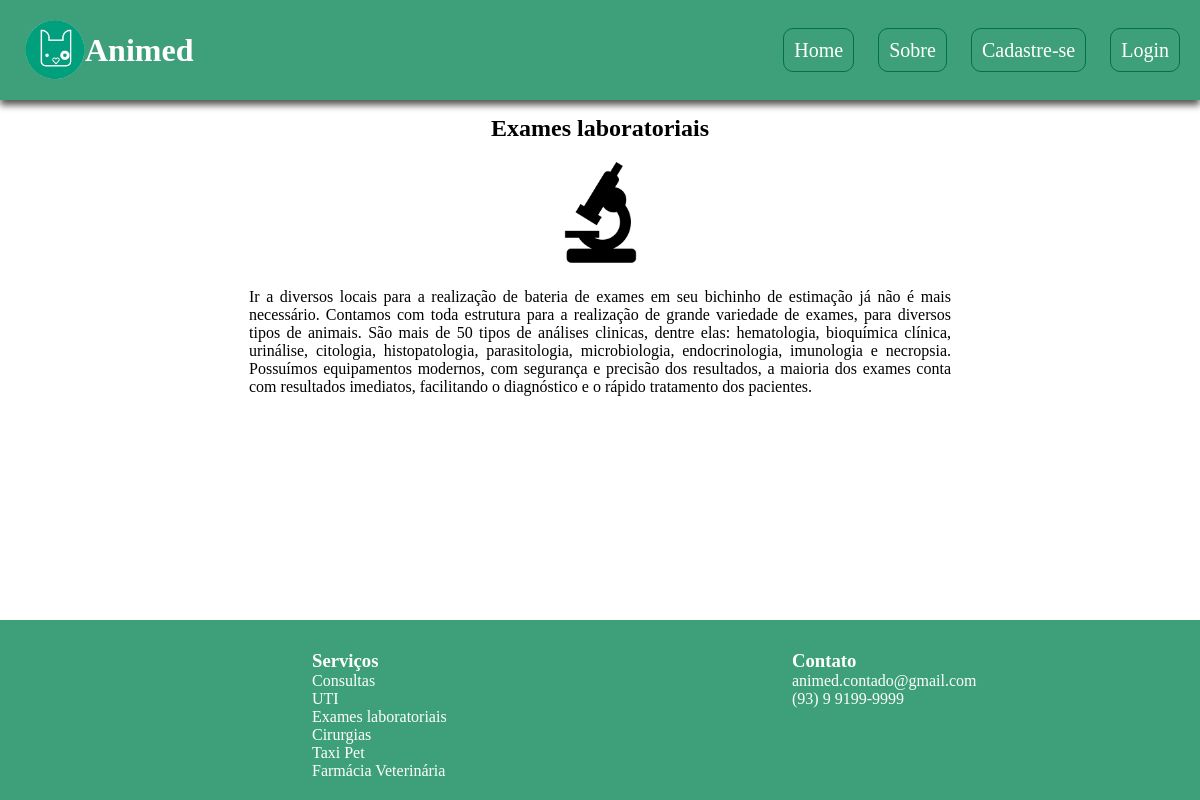
The app's page /servicos.php?type=3 with its own data.
### tables this page shows
CREATE TABLE `servicos` (
  `id` int NOT NULL,
  `nome` varchar(20) NOT NULL,
  `descricao` text NOT NULL,
  `imagem` varchar(100) NOT NULL
);

### servicos.php (the view, shortened to what this page needs)
<?php
  include('conexao.php');
  $id_page = $_GET['type'];
  $sql_code = "SELECT * FROM servicos WHERE id = '$id_page';";
  $sql_query = $mysqli->query($sql_code) or die("Falha na execução do código SQL:" . $mysqli->error);
  if($sql_query->num_rows == 1){
    $page = $sql_query->fetch_assoc();
    $nome_page = $page['nome'];
    $descricao_page = $page['descricao'];
    $imagem_page = $page['imagem'];
  } else{
    header("Location: index.php");
  }
?>
<!DOCTYPE html>
<html lang="en">
  <head>
    <link rel="stylesheet" href="style.css">
  </head>
  <body>
    <?php include('components/header.php'); ?>
    <main>
      <div class="box">
        <div class="descricao">
          <h2><?php echo $nome_page?></h2>
          <img src="<?php echo $imagem_page?>" class="img-serv" />
          <div class="text">
            <p><?php echo $descricao_page?></p>
          </div>
        </div>
      </div>
    </main>
    <?php include('components/footer.php');?>
  </body>
</html>

### components/footer.php
<footer>
    <ul>
      <li id="servicos">
        <h3>Serviços</h3>
        <ul>
          <?php
            $sql_code = "SELECT nome FROM servicos";
            $sql_query = $mysqli->query($sql_code) or die("Falha na execução do código SQL:" . $mysqli->error);
            $i = 1;
            while ($servico = $sql_query->fetch_row()){
              $text = '
                <li id="item">
                  <a href="servicos.php?type='.$i.'">
                    '.$servico[0].'
                  </a>
                </li>
              ';
              echo $text;
              $i++;
            }
          ?>
        </ul>
      </li>
    </ul>
    <ul>
      <li id="contato">
        <h3>Contato</h3>
        <ul>
          <li>animed.contado@gmail.com</li>
          <li>(93) 9 9199-9999</li>
        </ul>
      </li>
    </ul>
</footer>

### style.css (style rules this page uses)
:root { --cor1: #9ae0c8; --cor2: #65cfa6; --cor3: #3ea07b; --cor4: #007045; --cor5: #04442c; }
* { margin: 0%; padding: 0%; }
main .box .descricao { text-align: center; margin: 15px; }
main .box .descricao .img-serv { float: center; width: 10%; height: 15%; padding: 10px; margin: 10px 10px; }
main .box .descricao .text { margin: 0 20%; text-align: justify; font-weight: lighter; }
footer { width: 80%; display: grid; grid-template-columns: 1fr 1fr; background-color: var(--cor3); color: white; min-height: 50px; padding-top: 30px; padding-bottom: 20px; padding-left: 20%; padding-right: auto; position: absolute; bottom: 0; }
footer > ul { list-style-type: none; margin-left: 15%; }
#item { list-style-type: none; }
footer > ul > li > ul > li > a { color: white; text-decoration: none; }
footer > ul > li > ul > li { list-style-type: none; }

### records on screen
servicos: nome "Exames laboratoriais", imagem (picture), descricao "Ir a diversos locais para a realização de bateria de exames em seu bichinho de estimação já não é mais necessário. Contamos com toda estrutura para a realização de grande variedade de exames, para diversos tipos de animais. São mais de 50 tipos de análises clinicas, dentre elas: hematologia, bioquímica clínica, urinálise, citologia, histopatologia, parasitologia, microbiologia, endocrinologia, imunologia e necropsia. Possuímos equipamentos modernos, com segurança e precisão dos resultados, a maioria dos exames conta com resultados imediatos, facilitando o diagnóstico e o rápido tratamento dos pacientes."
servicos: nome "Consultas"
servicos: nome "UTI"
servicos: nome "Cirurgias"
servicos: nome "Taxi Pet"
servicos: nome "Farmácia Veterinária"
